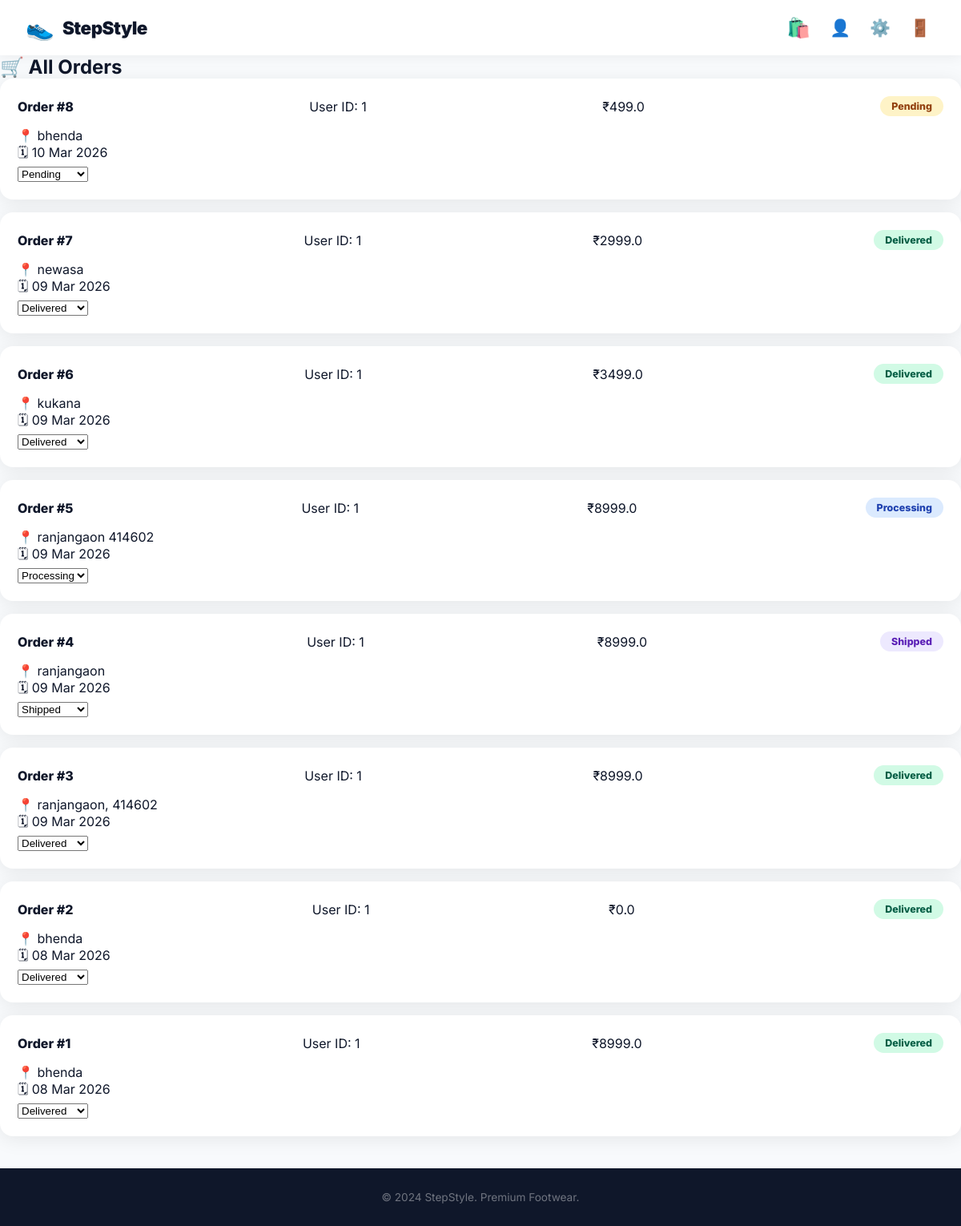
Page /admin/orders (signed in) on the earlier database version.
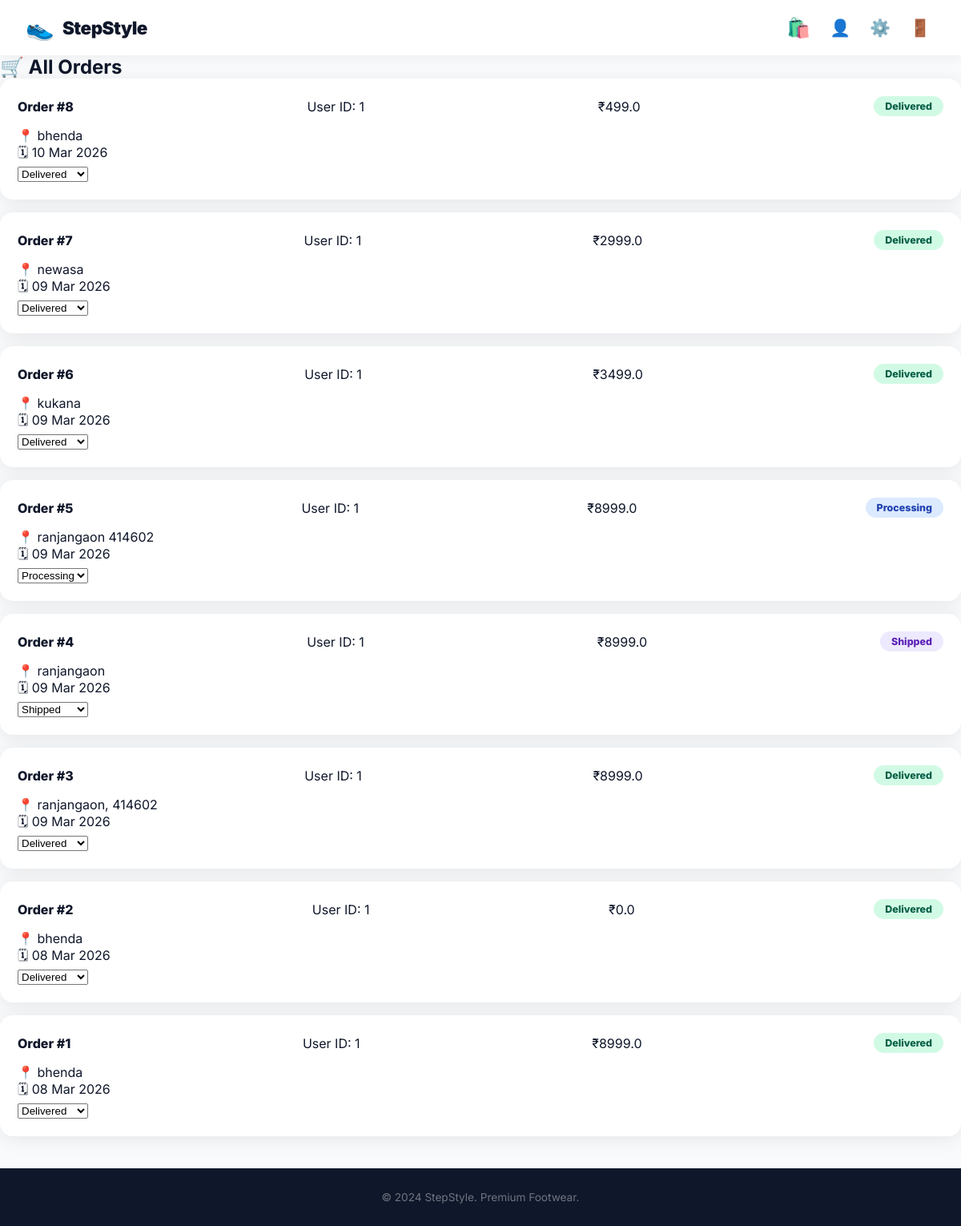
Same page on the later database version.
### app.py (models this page shows)
class Order(db.Model):
    id = db.Column(db.Integer, primary_key=True)
    user_id = db.Column(db.Integer)
    items = db.Column(db.Text)
    total = db.Column(db.Float)
    status = db.Column(db.String(50), default='Pending')
    address = db.Column(db.Text)
    date = db.Column(db.DateTime, default=datetime.utcnow)

### app.py (the view)
@app.route('/admin/orders')
def admin_orders():
    if not session.get('is_admin'):
        return redirect(url_for('login'))
    orders = Order.query.order_by(Order.date.desc()).all()
    return render_template('admin/orders.html', orders=orders)

### app.py (called while the page is built)
def get_cart():
    return session.get('cart', {})

def cart_count():
    return sum(i['qty'] for i in get_cart().values())

### templates/admin/orders.html
{% extends 'base.html' %}
{% block content %}
<div class="container">
    <h2>🛒 All Orders</h2>
    {% for order in orders %}
    <div class="order-card">
        <div class="order-top">
            <span><strong>Order #{{ order.id }}</strong></span>
            <span>User ID: {{ order.user_id }}</span>
            <span>₹{{ order.total }}</span>
            <span class="status {{ order.status|lower }}">{{ order.status }}</span>
        </div>
        <p>📍 {{ order.address }}</p>
        <p>🗓 {{ order.date.strftime('%d %b %Y') }}</p>
        <form method="POST" action="{{ url_for('update_status', oid=order.id) }}">
            <select name="status" onchange="this.form.submit()">
                {% for s in ['Pending','Processing','Shipped','Delivered'] %}
                <option value="{{ s }}" {% if order.status == s %}selected{% endif %}>
                    {{ s }}
                </option>
                {% endfor %}
            </select>
        </form>
    </div>
    {% endfor %}
</div>
{% endblock %}

### templates/base.html (shortened to what this page needs)
<!DOCTYPE html>
<html>
<head>
    <link rel="stylesheet" href="{{ url_for('static', filename='css/style.css') }}">
</head>
<body>
<nav class="navbar">
    <a href="{{ url_for('index') }}" class="logo">
        <span class="logo-icon">👟</span>
        <span class="logo-text">StepStyle</span>
    </a>
    <div class="nav-right">
        {% if session.user_id %}
            <a href="{{ url_for('cart') }}" class="cart-btn">
                🛍️
            </a>
            <a href="{{ url_for('profile') }}" class="nav-icon-btn">👤</a>
            {% if session.is_admin %}
            <a href="{{ url_for('admin_dashboard') }}" class="nav-icon-btn">⚙️</a>
            {% endif %}
            <a href="{{ url_for('logout') }}" class="nav-icon-btn">🚪</a>
        {% else %}
            <a href="{{ url_for('login') }}" class="nav-btn-outline">Login</a>
            <a href="{{ url_for('register') }}" class="nav-btn-fill">Register</a>
        {% endif %}
    </div>
</nav>
<div class="main">{% block content %}{% endblock %}</div>
<footer>
    <p>© 2024 StepStyle. Premium Footwear.</p>
</footer>
</body>
</html>

### static/css/style.css (style rules this page uses)
* { margin: 0; padding: 0; box-sizing: border-box; }
:root { --primary: #0f172a; --accent: #f59e0b; --accent2: #e94560; --light: #f8fafc; --white: #ffffff; --gray: #64748b; --border: #e2e8f0; --radius: 16px; --shadow: 0 4px 24px rgba(0,0,0,0.08); --shadow-lg: 0 12px 40px rgba(0,0,0,0.15); }
body { font-family: 'Inter', sans-serif; background: var(--light); color: var(--primary); }
.navbar { background: var(--white); padding: 14px 32px; display: flex; justify-content: space-between; align-items: center; box-shadow: 0 2px 16px rgba(0,0,0,0.06); position: sticky; top: 0; z-index: 100; }
.logo { display: flex; align-items: center; gap: 10px; text-decoration: none; }
.logo-icon { font-size: 1.8rem; }
.logo-text { font-size: 1.4rem; font-weight: 900; color: var(--primary); letter-spacing: -0.5px; }
.nav-right { display: flex; align-items: center; gap: 12px; }
.cart-btn { position: relative; font-size: 1.5rem; text-decoration: none; padding: 6px; }
.nav-icon-btn { font-size: 1.3rem; text-decoration: none; padding: 6px; }
.main { min-height: calc(100vh - 130px); }
.order-card { background: white; border-radius: var(--radius); padding: 20px; margin-bottom: 16px; box-shadow: var(--shadow); border: 2px solid transparent; transition: all 0.2s; }
.order-top { display: flex; justify-content: space-between; align-items: center; margin-bottom: 14px; }
.order-top strong { font-size: 1rem; font-weight: 800; }
.status { padding: 5px 14px; border-radius: 20px; font-size: 0.78rem; font-weight: 800; }
.status.processing { background: #dbeafe; color: #1e40af; }
.status.shipped { background: #ede9fe; color: #5b21b6; }
.status.delivered { background: #d1fae5; color: #065f46; }
footer { background: var(--primary); color: rgba(255,255,255,0.4); text-align: center; padding: 28px; font-size: 0.85rem; margin-top: 40px; }

Differences in the rows shown:
changed Order "10 Mar 2026": status "Pending" → "Delivered"
